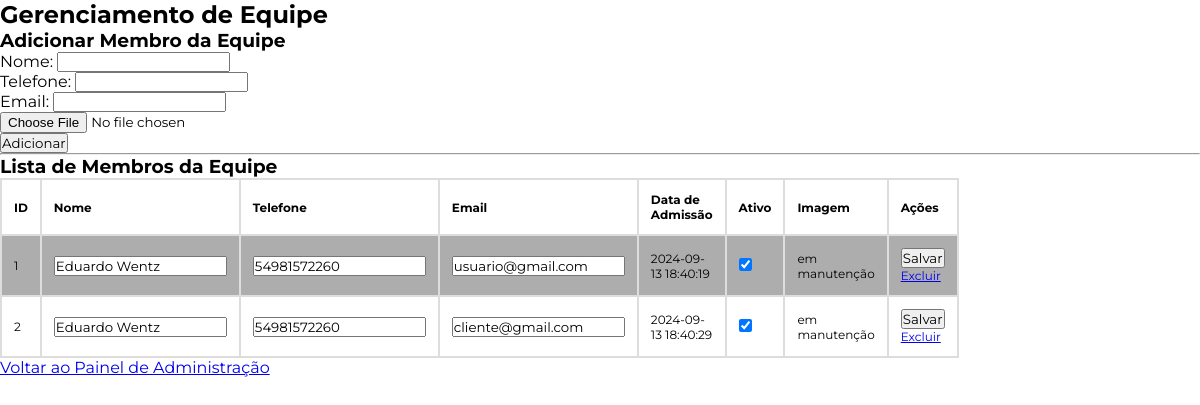
Page /gerenciamentoequipe on the earlier database version.
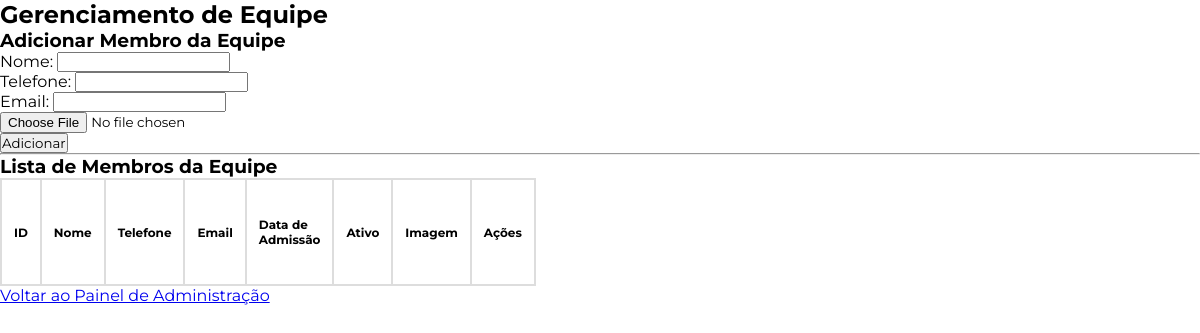
Same page on the later database version.
### tables this page shows
CREATE TABLE Equipe (
            equipe_id INTEGER PRIMARY KEY AUTOINCREMENT,
            nome TEXT NOT NULL,
            telefone TEXT,
            email TEXT UNIQUE,
            data_admissao TEXT DEFAULT (datetime('now')),
            ativo INTEGER DEFAULT 1,
            imagem BLOB  -- Nova coluna para armazenar o caminho da imagem
        );

### app.py (the view, shortened to what this page needs)
@app.route('/gerenciamentoequipe', methods=['GET', 'POST'])
def gerenciar_equipe():
    conn = get_db_connection()
    if request.args.get('excluir'):
        equipe_id = request.args.get('excluir')
        print(f"Excluindo membro da equipe equipe_id: {equipe_id}")  # Debug
        conn.execute('DELETE FROM Equipe WHERE equipe_id = ?', (equipe_id,))
        conn.commit()
        flash('Membro da equipe excluído com sucesso!')
    equipe = conn.execute('SELECT * FROM Equipe').fetchall()
    conn.close()
    return render_template('gerenciamento_equipe.html', equipe=equipe)

### app.py (called while the page is built)
def get_db_connection():
    conn = sqlite3.connect('barbearia.db')
    conn.row_factory = sqlite3.Row  # Permite acessar os resultados como dicionário
    return conn

### templates/gerenciamento_equipe.html (shortened to what this page needs)
<!DOCTYPE html>
<html lang="en">
<head>
    <link rel="stylesheet" type="text/css" href="{{ url_for('static', filename='css/style.css') }}">
</head>
<body>
    <h2>Gerenciamento de Equipe</h2>
    <h3>Adicionar Membro da Equipe</h3>
    <form action="/gerenciamentoequipe" method="POST">
        <label for="nome">Nome:</label>
        <input type="text" id="nome" name="nome" required>
        <br>
        <label for="telefone">Telefone:</label>
        <input type="text" id="telefone" name="telefone">
        <br>
        <label for="email">Email:</label>
        <input type="email" id="email" name="email" required>
        <br>
        <input type="file" name="imagem" accept="image/*">
        <br>
        <button type="submit">Adicionar</button>
    </form>
    <hr>
    <h3>Lista de Membros da Equipe</h3>
    <table border="1">
        <tr>
            <th>ID</th>
            <th>Nome</th>
            <th>Telefone</th>
            <th>Email</th>
            <th>Data de Admissão</th>
            <th>Ativo</th>
            <th>Imagem</th>
            <th>Ações</th>
        </tr>
        {% for membro in equipe %}
        <tr>
            <form action="/gerenciamentoequipe" method="POST" enctype="multipart/form-data">
                <td>{{ membro.equipe_id }}</td>
                <td>
                    <input type="text" name="nome" value="{{ membro.nome }}" required>
                </td>
                <td>
                    <input type="text" name="telefone" value="{{ membro.telefone }}">
                </td>
                <td>
                    <input type="email" name="email" value="{{ membro.email }}" required>
                </td>
                <td>{{ membro.data_admissao }}</td>
                <td>
                    <input type="checkbox" name="ativo" {% if membro.ativo == 1 %}checked{% endif %}>
                </td>
                <td>
                    {% if membro.imagem %}
                        <img src="{{ url_for('imagem', equipe_id=membro.equipe_id) }}" alt="Imagem de {{ membro.nome }}" style="width: 100px; height: auto;">
                    {% else %}
                        em manutenção
                    {% endif %}
                </td>
                <td>
                    <button type="submit" name="editar">Salvar</button>
                    <a href="?excluir={{ membro.equipe_id }}" onclick="return confirm('Tem certeza que deseja excluir este membro da equipe?');">Excluir</a>
                </td>
            </form>
        </tr>
        {% endfor %}
    </table>
    <a href="/indexadmin">Voltar ao Painel de Administração</a>
</body>
</html>

### static/css/style.css (style rules this page uses)
:root { --cor-principal: #6b0002; --cor-secundaria: black; --cor-terciaria: #fafafa; --cor-quartenaria: #19c0f3; --animações1: #6b0002; --bordas: #fff; }
* { margin: 0; padding: 0; font-family: 'Montserrat', sans-serif; }
html { scroll-behavior: smooth; }
table { font-family: arial, sans-serif; border-collapse: collapse; width: 40vw; height: 9vw; }
td, th { border: 2px solid #dddddd; text-align: left; font-size: 1.5vh; padding: 12px; }

Differences in the rows shown:
removed Equipe: equipe_id "1", nome "Eduardo Wentz", telefone "54981572260", email "usuario@gmail.com", data_admissao "2024-09-13 18:40:19", ativo "☑"
removed Equipe: equipe_id "2", nome "Eduardo Wentz", telefone "54981572260", email "cliente@gmail.com", data_admissao "2024-09-13 18:40:29", ativo "☑"
